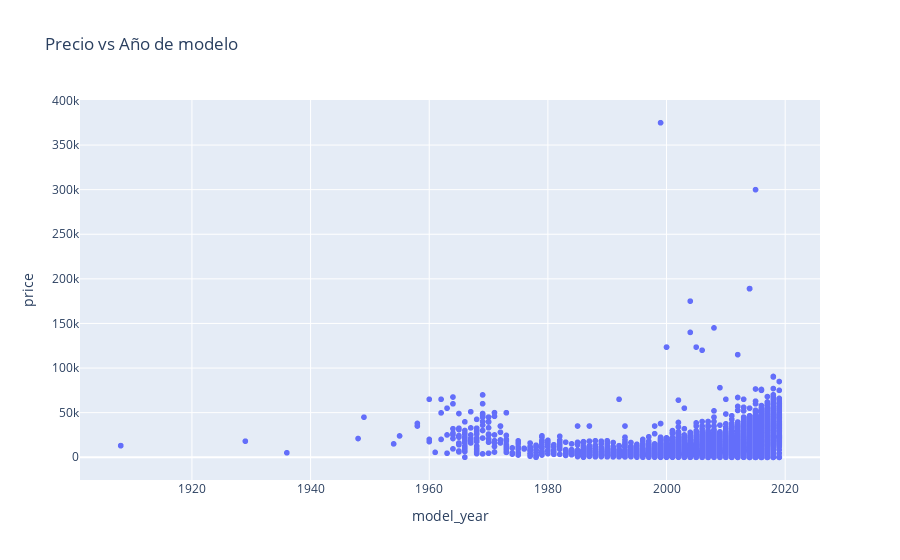

Notebook code cell kept with this figure:
### Code cell
# Gráfico de dispersión de precio por año de modelo
fig = px.scatter(car_data, x='model_year', y='price', title="Precio vs Año de modelo")
fig.show()

### Figure 1 — Plotly figure (JSON) as saved in the notebook; plotly's stock layout.template omitted (floating-point values rounded to 4 significant figures; data arrays with more than 128 entries replaced by an {"elided": "..."} marker saying what was removed)
{"data": [{"hovertemplate": "model_year=%{x}<br>price=%{y}<extra></extra>", "legendgroup": "", "marker": {"color": "#636efa", "symbol": "circle"}, "mode": "markers", "name": "", "showlegend": false, "type": "scattergl", "x": {"elided": "47906 int values"}, "xaxis": "x", "y": {"elided": "47906 int values"}, "yaxis": "y"}], "layout": {"legend": {"tracegroupgap": 0}, "title": {"text": "Precio vs Año de modelo"}, "xaxis": {"anchor": "y", "domain": [0, 1], "title": {"text": "model_year"}}, "yaxis": {"anchor": "x", "domain": [0, 1], "title": {"text": "price"}}}}
